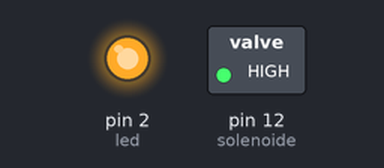
Simulated run of this sketch. Board: Arduino Uno, built with avr-gcc and run on an emulated ATmega328P. On the bench: switched loads named in the sketch (green lamp = pin HIGH), output pins drawn as LEDs (lit = HIGH).

Above: at 2.5 s.
At 7.5 s:
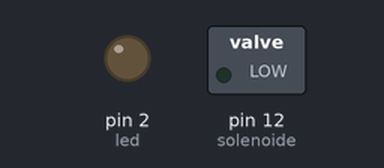
Timing chart, 0 to 13.0 s (numbered marks = the images above):
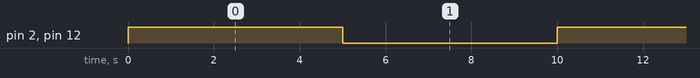

Measured:
- by itself, pin 2 (led), pin 12 (solenoide): alternates HIGH for 5.0 s and LOW for 5.0 s

The sketch:

Simple_solenoide_bad.ino
```cpp
int solenoide = 12;
int led = 2;

void setup () {
  pinMode (solenoide, OUTPUT) ;
  pinMode (led, OUTPUT) ;
}
void loop () {
  digitalWrite (solenoide, HIGH) ;
  digitalWrite (led, HIGH) ;
  delay (5000) ;
  digitalWrite (solenoide, LOW);
  digitalWrite (led, LOW) ;
  delay (5000);
}
```
